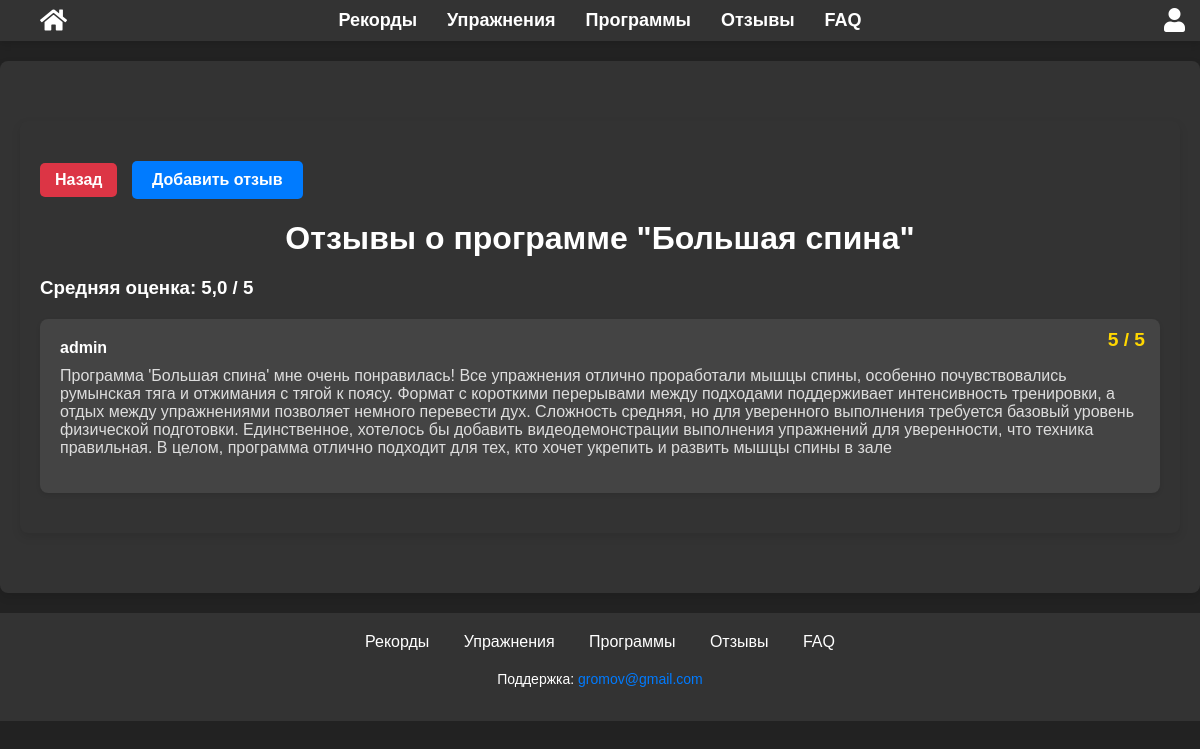
Screenshot of /reviews/program/4/reviews/ with the database file from the repository.
### workout/models.py (models this page shows, shortened)
class WorkoutProgram(models.Model):
    title = models.CharField(max_length=100, verbose_name="Название программы")
    image = models.ImageField(upload_to='workout_programs/', verbose_name="Изображение")
    description = models.TextField(verbose_name="Описание программы")
    muscle_groups = models.ManyToManyField(MuscleGroup, verbose_name="Группы мышц")
    exercises = models.ManyToManyField(Exercise, verbose_name="Упражнения")
    difficulty_level = models.CharField(
        max_length=10,
        choices=DifficultyLevel.choices,
        verbose_name="Уровень сложности",
        default=DifficultyLevel.EASY  # Устанавливаем дефолтное значение
    )
    workout_type = models.CharField(
        max_length=10,
        choices=WorkoutType.choices,
        verbose_name="Тип тренировки",
        default=WorkoutType.CARDIO  # Устанавливаем дефолтное значение
    )
    training_place = models.CharField(
        max_length=20,
        choices=TrainingPlace.choices,
        verbose_name="Место тренировки",
        default=TrainingPlace.GYM  # Устанавливаем дефолтное значение
    )
    class Meta:
        verbose_name = "Программа тренировки"
        verbose_name_plural = "Программы тренировок"

### reviews/models.py (models this page shows, shortened)
class Review(models.Model):
    user = models.ForeignKey(User, on_delete=models.CASCADE, related_name='reviews')
    program = models.ForeignKey(WorkoutProgram, on_delete=models.CASCADE, related_name='reviews', null=True)
    text = models.TextField(verbose_name="Текст отзыва")
    rating = models.PositiveIntegerField(choices=[(i, i) for i in range(1, 6)], verbose_name="Оценка от 1 до 5")
    created_at = models.DateTimeField(auto_now_add=True, verbose_name="Дата создания отзыва")
    class Meta:
        verbose_name = "Отзыв"
        verbose_name_plural = "Отзывы"

### reviews/views.py (the view)
# urls.py: path('program/<int:program_pk>/reviews/', views.program_reviews, name='program_reviews'),
def program_reviews(request, program_pk):
    program = get_object_or_404(WorkoutProgram, pk=program_pk)
    reviews = program.reviews.all()
    if reviews.exists():
        average_rating = reviews.aggregate(models.Avg('rating'))['rating__avg']
    else:
        average_rating = None  # Если нет отзывов, средняя оценка не существует
    return render(request, 'reviews/program_reviews.html', {
        'program': program,
        'reviews': reviews,
        'average_rating': average_rating,
    })

### reviews/templates/reviews/program_reviews.html (shortened to what this page needs)
{% extends 'reviews/layuot.html' %}
{% load static %}
{% block content %}
    <div class="program-reviews-container">
        <div class="header-buttons">
            <a class="back-btn" href="{% url 'workout_detail' program.pk %}">Назад</a>
            <a class="add-review-btn" href="{% url 'add_review' program.pk %}">Добавить отзыв</a>
        </div>
        <h1>Отзывы о программе "{{ program.title }}"</h1>
        {% if average_rating %}
            <h3>Средняя оценка: {{ average_rating|floatformat:1 }} / 5</h3>
        {% else %}
            <p>Средняя оценка пока не доступна (отзывов нет).</p>
        {% endif %}
        {% if reviews %}
            <div class="reviews-list">
                <ul>
                    {% for review in reviews %}
                        <li class="review-item">
                            <div class="review-content">
                                <div class="review-header">
                                    <strong>{{ review.user.username }}</strong>
                                    <span class="review-rating">{{ review.rating }} / 5</span>
                                </div>
                                <p>{{ review.text }}</p>
                            </div>
                        </li>
                    {% endfor %}
                </ul>
            </div>
        {% else %}
            <p>Отзывов пока нет.</p>
        {% endif %}
    </div>
{% endblock %}

### reviews/static/reviews/css/main.css (style rules this page uses)
html, body { height: 100%; margin: 0; padding: 0; font-family: Arial, sans-serif; background-color: #222; color: #fff; }

### reviews/static/reviews/css/program_reviews.css (style rules this page uses)
.program-reviews-container { max-width: 1200px; margin: 40px auto; padding: 20px; background-color: #333; box-shadow: 0 4px 10px rgba(0, 0, 0, 0.1); border-radius: 8px; }
.program-reviews-container h1 { text-align: center; font-size: 2em; margin-bottom: 20px; color: #fff; }
.reviews-list { margin-top: 20px; }
.reviews-list ul { list-style-type: none; padding: 0; }
.reviews-list .review-item { position: relative; margin-bottom: 15px; background-color: #444; padding: 15px; border-radius: 8px; box-shadow: 0 2px 4px rgba(0, 0, 0, 0.1); }
.review-header { display: flex; justify-content: space-between; align-items: center; margin-bottom: 10px; }
.review-header strong { font-weight: bold; color: #fff; }
.review-rating { position: absolute; top: 10px; right: 15px; font-size: 1.2em; font-weight: bold; color: #ffd700; }
.review-content p { margin-top: 10px; color: #ddd; }
.add-review-btn { display: inline-block; padding: 10px 20px; background-color: #007BFF; color: #fff; text-decoration: none; font-weight: bold; border-radius: 5px; margin-top: 20px; transition: background-color 0.3s; }
a { color: #007BFF; text-decoration: none; }
.add-review-btn, .back-btn { display: inline-block; padding: 10px 20px; font-size: 1rem; font-weight: bold; color: #fff; text-decoration: none; border-radius: 5px; transition: background-color 0.3s, transform 0.2s; }
.add-review-btn { background-color: #007BFF; }
.back-btn { background-color: #6c757d; }

### reviews/static/reviews/css/add_reviews.css (style rules this page uses)
.program-reviews-container { max-width: 800px; margin: 40px auto; padding: 20px; background-color: #333; box-shadow: 0 4px 10px rgba(0, 0, 0, 0.1); border-radius: 8px; }
.program-reviews-container h1 { text-align: center; font-size: 2em; margin-bottom: 20px; color: #fff; }
.back-btn { padding: 8px 15px; background-color: #dc3545; color: #fff; font-weight: bold; text-align: center; text-decoration: none; border-radius: 5px; transition: background-color 0.3s; margin-right: 10px; transition: background-color 0.3s, transform 0.6s; }

### reviews/static/reviews/css/all_reviews.css (style rules this page uses)
.program-reviews-container { max-width: 1200px; margin: 40px auto; padding: 20px; background-color: #333; box-shadow: 0 4px 10px rgba(0, 0, 0, 0.1); border-radius: 8px; color: #fff; }
.program-reviews-container h1 { text-align: center; font-size: 2em; margin-bottom: 20px; }
.add-review-btn { display: inline-block; padding: 10px 20px; background-color: #007BFF; color: #fff; text-decoration: none; font-weight: bold; border-radius: 5px; transition: background-color 0.3s, transform .6s; margin-top: 20px; }
.reviews-list ul { list-style-type: none; padding: 0; }
.reviews-list .review-item { margin-bottom: 20px; background-color: #444; padding: 20px; border-radius: 8px; box-shadow: 0 2px 4px rgba(0, 0, 0, 0.1); position: relative; }
.review-header { display: flex; justify-content: space-between; align-items: center; margin-bottom: 10px; }
.review-rating { font-size: 1.2em; color: #ffd700; }
.review-content p { margin-top: 10px; color: #ddd; }

### rows the page displays
WorkoutProgram: title "Большая спина"
Review: user.username "admin", rating "5", text "Программа 'Большая спина' мне очень понравилась! Все упражнения отлично проработали мышцы спины, особенно почувствовались румынская тяга и отжимания с тягой к поясу. Формат с короткими перерывами между подходами поддерживает интенсивность тренировки, а отдых между упражнениями позволяет немного перевести дух. Сложность средняя, но для уверенного выполнения требуется базовый уровень физической подготовки. Единственное, хотелось бы добавить видеодемонстрации выполнения упражнений для уверенности, что техника правильная. В целом, программа отлично подходит для тех, кто хочет укрепить и развить мышцы спины в зале"

### other values shown
{{ average_rating|floatformat:1 }} "5,0"
